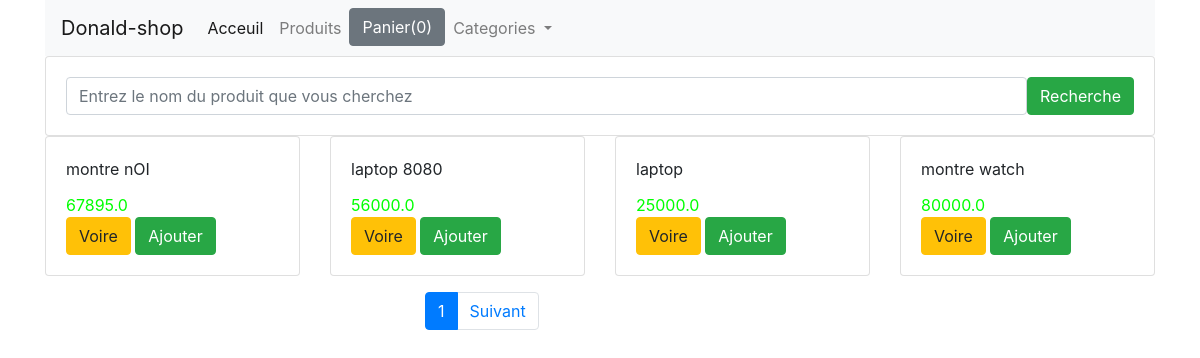
The app's page /, older data.
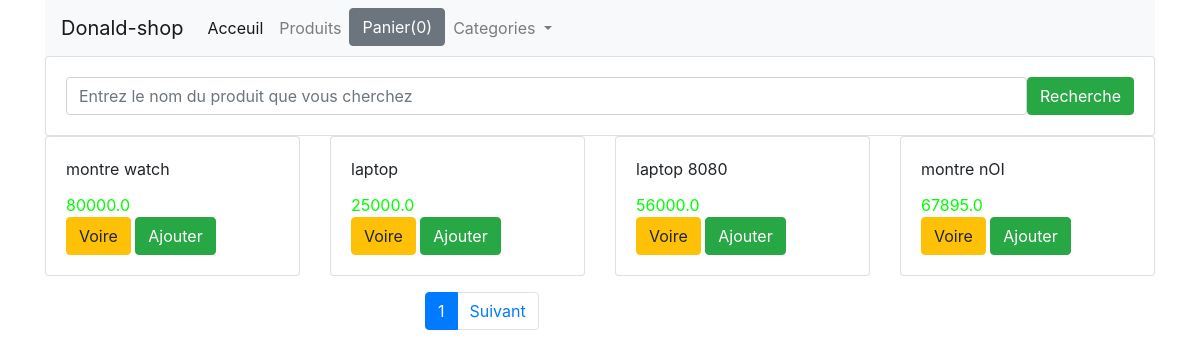
The same page, newer data.
### shop/models.py (models this page shows, shortened)
class Product(models.Model):
    title = models.CharField(max_length=200)
    price = models.FloatField()
    description = models.TextField()
    category = models.ForeignKey(
        Category,
        related_name='categorie',
        on_delete=models.CASCADE
    )
    image = models.CharField(max_length=5000)
    date_added = models.DateTimeField(auto_now=True)
    class Meta:
        ordering = ['-date_added']

### shop/views.py (the view)
# urls.py: path('',index,name='home'),
def index(request):
    product_object = Product.objects.all()
    item_name = request.GET.get('item-name')
    if item_name !='' and item_name is not None:
        product_object = Product.objects.filter(title__icontains=item_name)
    paginator = Paginator(product_object, 4)
    page = request.GET.get('page')
    product_object = paginator.get_page(page)
    return render(request, 'shop/index.html', {'product_object': product_object})

### shop/templates/shop/index.html (shortened to what this page needs)
{% extends "shop/base.html" %}
{% block content %}
    <div class="row">
        <div class="col-md-12">
            <form class="card card-sm">
                <div class="card-body row no-gutters align-items-center">
                    <div class="col">
                        <input type="search" placeholder="Entrez le nom du produit que vous cherchez" name="item-name" class="form-control form-control-borderless">
                    </div>
                    <div class="col-auto">
                        <button type="submit" class="btn btn-success">Recherche</button>
                    </div>
                </div>
            </form>
        </div>
    </div>
    <div class="row">
        {% for product in product_object %}
        <div class="col-md-3">
            <div class="card">
                <div class="card-body">
                    <div id="aa{{ product.id }}" class="card-title">{{ product.title }}</div>
                    <div id="price{{ product.id }}" style="color:rgb(0, 255, 0)" class="card-text"> {{ product.price }}</div>
                    <a href="{{ product.id }}" class="btn btn-warning">Voire</a>
                    <button id="{{ product.id }}" class="btn ted btn-success">Ajouter</button>
                </div>
            </div>
        </div>
        {% endfor %}
    </div>
    <div class="row mt-3">
        <div class="col-md-3 offset-md-4">
            <ul class="pagination">
                    <li class="page-item active">
                        <a class="page-link" href="?page={{ product_object.number }}">{{ product_object.number }}</a>
                    </li>
                {% if product_object.has_next %}
                    <li class="page-item">
                        <a class="page-link" href="?page={{ product_object.next_page_number }}">Suivant</a>
                    </li>
                {% endif %}
            </ul>
        </div>
    </div>
{% endblock %}

Row changes from the older to the newer data that the page shows:
changed Product "montre watch": moves up the list
changed Product "laptop": moves up the list
changed Product "laptop 8080": moves down the list
